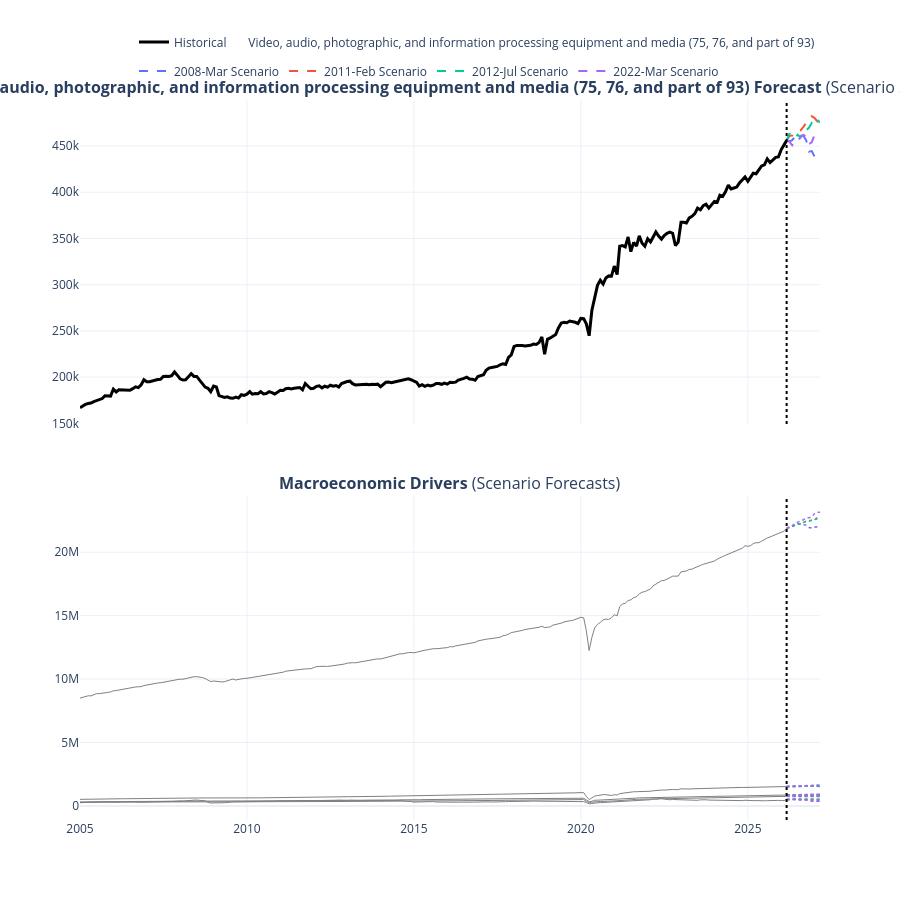

The code cell stored with this chart in its notebook:
### Code cell
# %%
# Cell 8: Interactive Scenario Dashboards (Dynamic Names)
import plotly.graph_objects as go
import plotly.express as px
from plotly.subplots import make_subplots

print("Generating Interactive Plotly Dashboards...")

historical_slice = df_clean.loc['2005-01-01':].copy()
target_last_date = df_clean[TARGET_SECTOR].dropna().index[-1]
last_target_val = df_clean[TARGET_SECTOR].dropna().iloc[-1]

# Pull the exact mapping from df_long to avoid any variable collisions
csv_names = dict(zip(df_long['category_key'], df_long['category']))
target_display_name = csv_names.get(TARGET_SECTOR, TARGET_SECTOR)

fig = make_subplots(
    rows=2, cols=1, 
    shared_xaxes=True, vertical_spacing=0.1,
    subplot_titles=(
        f"<b>{target_display_name} Forecast</b> (Scenario Sensitivity)",
        f"<b>Macroeconomic Drivers</b> (Scenario Forecasts)"
    )
)

# --- TOP CHART: HISTORICAL TARGET ---
fig.add_trace(go.Scatter(
    x=historical_slice.index, y=historical_slice[TARGET_SECTOR],
    mode='lines', name=f'Historical {target_display_name}', 
    line=dict(color='black', width=3), legendgroup='History'
), row=1, col=1)

# Generate a color palette for the scenarios
scenario_names = list(scenario_target_forecasts.keys())
colors = px.colors.qualitative.Plotly 

# --- TOP CHART: FORECAST SCENARIOS ---
for idx, scenario in enumerate(scenario_names):
    color = colors[idx % len(colors)]
    plot_target = scenario_target_forecasts[scenario].copy()
    plot_target.loc[target_last_date] = last_target_val # Bridge gap
    plot_target = plot_target.sort_index()
    
    fig.add_trace(go.Scatter(
        x=plot_target.index, y=plot_target[f'{TARGET_SECTOR}_Forecast'],
        mode='lines', name=f'{scenario} Scenario', 
        line=dict(color=color, width=2, dash='dash'), legendgroup=scenario
    ), row=1, col=1)

# --- BOTTOM CHART: MACRO DRIVER SCENARIOS ---
for cov in intermediate_covariates:
    display_name = csv_names.get(cov, cov)
    cov_last_date = df_clean[cov].dropna().index[-1]
    cov_last_val = df_clean[cov].dropna().iloc[-1]
    
    # Historical Covariates
    fig.add_trace(go.Scatter(
        x=historical_slice.index, y=historical_slice[cov],
        mode='lines', name=display_name, 
        line=dict(color='gray', width=1), showlegend=False, legendgroup='History'
    ), row=2, col=1)
    
    # Forecast Covariates per Scenario
    for idx, scenario in enumerate(scenario_names):
        color = colors[idx % len(colors)]
        plot_cov = scenario_cov_forecasts[scenario][[cov]].copy()
        plot_cov.loc[cov_last_date] = cov_last_val # Bridge gap
        plot_cov = plot_cov.sort_index()
        
        fig.add_trace(go.Scatter(
            x=plot_cov.index, y=plot_cov[cov],
            mode='lines', name=f'{display_name} ({scenario})', 
            line=dict(color=color, width=1.5, dash='dot'), 
            showlegend=False, legendgroup=scenario # Groups legends so clicking one toggles all related traces
        ), row=2, col=1)

# Formatting
fig.add_vline(x=target_last_date, line_width=2, line_dash="dot", line_color="black", row='all', col='all')

fig.update_layout(
    height=900, template="plotly_white", hovermode="x unified",
    legend=dict(orientation="h", yanchor="bottom", y=1.02, xanchor="right", x=1)
)

fig.show()

### Figure 1 — Plotly figure (JSON) as saved in the notebook; plotly's stock layout.template omitted (floating-point values rounded to 4 significant figures; data arrays with more than 128 entries replaced by an {"elided": "..."} marker saying what was removed)
{"data": [{"legendgroup": "History", "line": {"color": "black", "width": 3}, "mode": "lines", "name": "Historical       Video, audio, photographic, and information processing equipment and media (75, 76, and part of 93)", "type": "scatter", "x": {"elided": "255 str values"}, "xaxis": "x", "y": {"elided": "255 int values"}, "yaxis": "y"}, {"legendgroup": "2008-Mar", "line": {"color": "#636EFA", "dash": "dash", "width": 2}, "mode": "lines", "name": "2008-Mar Scenario", "type": "scatter", "x": ["2026-03-01T00:00:00.000000", "2026-04-01T00:00:00.000000", "2026-05-01T00:00:00.000000", "2026-06-01T00:00:00.000000", "2026-07-01T00:00:00.000000", "2026-08-01T00:00:00.000000", "2026-09-01T00:00:00.000000", "2026-10-01T00:00:00.000000", "2026-11-01T00:00:00.000000", "2026-12-01T00:00:00.000000", "2027-01-01T00:00:00.000000", "2027-02-01T00:00:00.000000", "2027-03-01T00:00:00.000000"], "xaxis": "x", "y": [455900.0, 454800.0, 456300.0, 460300.0, 461500.0, 461300.0, 461000.0, 456100.0, 443900.0, 444500.0, 438500.0, 438800.0, 437200.0], "yaxis": "y"}, {"legendgroup": "2011-Feb", "line": {"color": "#EF553B", "dash": "dash", "width": 2}, "mode": "lines", "name": "2011-Feb Scenario", "type": "scatter", "x": ["2026-03-01T00:00:00.000000", "2026-04-01T00:00:00.000000", "2026-05-01T00:00:00.000000", "2026-06-01T00:00:00.000000", "2026-07-01T00:00:00.000000", "2026-08-01T00:00:00.000000", "2026-09-01T00:00:00.000000", "2026-10-01T00:00:00.000000", "2026-11-01T00:00:00.000000", "2026-12-01T00:00:00.000000", "2027-01-01T00:00:00.000000", "2027-02-01T00:00:00.000000", "2027-03-01T00:00:00.000000"], "xaxis": "x", "y": [455900.0, 460900.0, 461300.0, 465500.0, 466300.0, 466900.0, 470700.0, 475400.0, 480100.0, 482200.0, 480200.0, 476500.0, 478300.0], "yaxis": "y"}, {"legendgroup": "2012-Jul", "line": {"color": "#00CC96", "dash": "dash", "width": 2}, "mode": "lines", "name": "2012-Jul Scenario", "type": "scatter", "x": ["2026-03-01T00:00:00.000000", "2026-04-01T00:00:00.000000", "2026-05-01T00:00:00.000000", "2026-06-01T00:00:00.000000", "2026-07-01T00:00:00.000000", "2026-08-01T00:00:00.000000", "2026-09-01T00:00:00.000000", "2026-10-01T00:00:00.000000", "2026-11-01T00:00:00.000000", "2026-12-01T00:00:00.000000", "2027-01-01T00:00:00.000000", "2027-02-01T00:00:00.000000", "2027-03-01T00:00:00.000000"], "xaxis": "x", "y": [455900.0, 463700.0, 459000.0, 458600.0, 462300.0, 459300.0, 467500.0, 466800.0, 470000.0, 475000.0, 472600.0, 478300.0, 475400.0], "yaxis": "y"}, {"legendgroup": "2022-Mar", "line": {"color": "#AB63FA", "dash": "dash", "width": 2}, "mode": "lines", "name": "2022-Mar Scenario", "type": "scatter", "x": ["2026-03-01T00:00:00.000000", "2026-04-01T00:00:00.000000", "2026-05-01T00:00:00.000000", "2026-06-01T00:00:00.000000", "2026-07-01T00:00:00.000000", "2026-08-01T00:00:00.000000", "2026-09-01T00:00:00.000000", "2026-10-01T00:00:00.000000", "2026-11-01T00:00:00.000000", "2026-12-01T00:00:00.000000", "2027-01-01T00:00:00.000000", "2027-02-01T00:00:00.000000", "2027-03-01T00:00:00.000000"], "xaxis": "x", "y": [455900.0, 454800.0, 450800.0, 455800.0, 455000.0, 460100.0, 462000.0, 460200.0, 452300.0, 453900.0, 462300.0, 462700.0, 463900.0], "yaxis": "y"}, {"legendgroup": "History", "line": {"color": "gray", "width": 1}, "mode": "lines", "name": "    Food services and accommodations", "showlegend": false, "type": "scatter", "x": {"elided": "255 str values"}, "xaxis": "x2", "y": {"elided": "255 int values"}, "yaxis": "y2"}, {"legendgroup": "2008-Mar", "line": {"color": "#636EFA", "dash": "dot", "width": 1.5}, "mode": "lines", "name": "    Food services and accommodations (2008-Mar)", "showlegend": false, "type": "scatter", "x": ["2026-03-01T00:00:00.000000", "2026-04-01T00:00:00.000000", "2026-05-01T00:00:00.000000", "2026-06-01T00:00:00.000000", "2026-07-01T00:00:00.000000", "2026-08-01T00:00:00.000000", "2026-09-01T00:00:00.000000", "2026-10-01T00:00:00.000000", "2026-11-01T00:00:00.000000", "2026-12-01T00:00:00.000000", "2027-01-01T00:00:00.000000", "2027-02-01T00:00:00.000000", "2027-03-01T00:00:00.000000"], "xaxis": "x2", "y": [1526000.0, 1534000.0, 1539000.0, 1543000.0, 1545000.0, 1549000.0, 1546000.0, 1548000.0, 1545000.0, 1546000.0, 1544000.0, 1544000.0, 1532000.0], "yaxis": "y2"}, {"legendgroup": "2011-Feb", "line": {"color": "#EF553B", "dash": "dot", "width": 1.5}, "mode": "lines", "name": "    Food services and accommodations (2011-Feb)", "showlegend": false, "type": "scatter", "x": ["2026-03-01T00:00:00.000000", "2026-04-01T00:00:00.000000", "2026-05-01T00:00:00.000000", "2026-06-01T00:00:00.000000", "2026-07-01T00:00:00.000000", "2026-08-01T00:00:00.000000", "2026-09-01T00:00:00.000000", "2026-10-01T00:00:00.000000", "2026-11-01T00:00:00.000000", "2026-12-01T00:00:00.000000", "2027-01-01T00:00:00.000000", "2027-02-01T00:00:00.000000", "2027-03-01T00:00:00.000000"], "xaxis": "x2", "y": [1526000.0, 1535000.0, 1532000.0, 1543000.0, 1551000.0, 1554000.0, 1559000.0, 1570000.0, 1570000.0, 1575000.0, 1570000.0, 1586000.0, 1590000.0], "yaxis": "y2"}, {"legendgroup": "2012-Jul", "line": {"color": "#00CC96", "dash": "dot", "width": 1.5}, "mode": "lines", "name": "    Food services and accommodations (2012-Jul)", "showlegend": false, "type": "scatter", "x": ["2026-03-01T00:00:00.000000", "2026-04-01T00:00:00.000000", "2026-05-01T00:00:00.000000", "2026-06-01T00:00:00.000000", "2026-07-01T00:00:00.000000", "2026-08-01T00:00:00.000000", "2026-09-01T00:00:00.000000", "2026-10-01T00:00:00.000000", "2026-11-01T00:00:00.000000", "2026-12-01T00:00:00.000000", "2027-01-01T00:00:00.000000", "2027-02-01T00:00:00.000000", "2027-03-01T00:00:00.000000"], "xaxis": "x2", "y": [1526000.0, 1532000.0, 1536000.0, 1537000.0, 1548000.0, 1554000.0, 1564000.0, 1563000.0, 1564000.0, 1560000.0, 1564000.0, 1567000.0, 1573000.0], "yaxis": "y2"}, {"legendgroup": "2022-Mar", "line": {"color": "#AB63FA", "dash": "dot", "width": 1.5}, "mode": "lines", "name": "    Food services and accommodations (2022-Mar)", "showlegend": false, "type": "scatter", "x": ["2026-03-01T00:00:00.000000", "2026-04-01T00:00:00.000000", "2026-05-01T00:00:00.000000", "2026-06-01T00:00:00.000000", "2026-07-01T00:00:00.000000", "2026-08-01T00:00:00.000000", "2026-09-01T00:00:00.000000", "2026-10-01T00:00:00.000000", "2026-11-01T00:00:00.000000", "2026-12-01T00:00:00.000000", "2027-01-01T00:00:00.000000", "2027-02-01T00:00:00.000000", "2027-03-01T00:00:00.000000"], "xaxis": "x2", "y": [1526000.0, 1557000.0, 1564000.0, 1575000.0, 1575000.0, 1599000.0, 1602000.0, 1617000.0, 1611000.0, 1608000.0, 1660000.0, 1646000.0, 1650000.0], "yaxis": "y2"}, {"legendgroup": "History", "line": {"color": "gray", "width": 1}, "mode": "lines", "name": "  Market-based PCE gasoline and other energy goods", "showlegend": false, "type": "scatter", "x": {"elided": "255 str values"}, "xaxis": "x2", "y": {"elided": "255 int values"}, "yaxis": "y2"}, {"legendgroup": "2008-Mar", "line": {"color": "#636EFA", "dash": "dot", "width": 1.5}, "mode": "lines", "name": "  Market-based PCE gasoline and other energy goods (2008-Mar)", "showlegend": false, "type": "scatter", "x": ["2026-03-01T00:00:00.000000", "2026-04-01T00:00:00.000000", "2026-05-01T00:00:00.000000", "2026-06-01T00:00:00.000000", "2026-07-01T00:00:00.000000", "2026-08-01T00:00:00.000000", "2026-09-01T00:00:00.000000", "2026-10-01T00:00:00.000000", "2026-11-01T00:00:00.000000", "2026-12-01T00:00:00.000000", "2027-01-01T00:00:00.000000", "2027-02-01T00:00:00.000000", "2027-03-01T00:00:00.000000"], "xaxis": "x2", "y": [503700.0, 500500.0, 508200.0, 530900.0, 532100.0, 515800.0, 504600.0, 477400.0, 391400.0, 349300.0, 355400.0, 370100.0, 358900.0], "yaxis": "y2"}, {"legendgroup": "2011-Feb", "line": {"color": "#EF553B", "dash": "dot", "width": 1.5}, "mode": "lines", "name": "  Market-based PCE gasoline and other energy goods (2011-Feb)", "showlegend": false, "type": "scatter", "x": ["2026-03-01T00:00:00.000000", "2026-04-01T00:00:00.000000", "2026-05-01T00:00:00.000000", "2026-06-01T00:00:00.000000", "2026-07-01T00:00:00.000000", "2026-08-01T00:00:00.000000", "2026-09-01T00:00:00.000000", "2026-10-01T00:00:00.000000", "2026-11-01T00:00:00.000000", "2026-12-01T00:00:00.000000", "2027-01-01T00:00:00.000000", "2027-02-01T00:00:00.000000", "2027-03-01T00:00:00.000000"], "xaxis": "x2", "y": [503700.0, 526300.0, 534000.0, 528800.0, 518700.0, 513700.0, 510300.0, 514800.0, 507300.0, 508200.0, 502000.0, 502900.0, 517200.0], "yaxis": "y2"}, {"legendgroup": "2012-Jul", "line": {"color": "#00CC96", "dash": "dot", "width": 1.5}, "mode": "lines", "name": "  Market-based PCE gasoline and other energy goods (2012-Jul)", "showlegend": false, "type": "scatter", "x": ["2026-03-01T00:00:00.000000", "2026-04-01T00:00:00.000000", "2026-05-01T00:00:00.000000", "2026-06-01T00:00:00.000000", "2026-07-01T00:00:00.000000", "2026-08-01T00:00:00.000000", "2026-09-01T00:00:00.000000", "2026-10-01T00:00:00.000000", "2026-11-01T00:00:00.000000", "2026-12-01T00:00:00.000000", "2027-01-01T00:00:00.000000", "2027-02-01T00:00:00.000000", "2027-03-01T00:00:00.000000"], "xaxis": "x2", "y": [503700.0, 544000.0, 545000.0, 549600.0, 525600.0, 506200.0, 520000.0, 532700.0, 517400.0, 503800.0, 502500.0, 504400.0, 506900.0], "yaxis": "y2"}, {"legendgroup": "2022-Mar", "line": {"color": "#AB63FA", "dash": "dot", "width": 1.5}, "mode": "lines", "name": "  Market-based PCE gasoline and other energy goods (2022-Mar)", "showlegend": false, "type": "scatter", "x": ["2026-03-01T00:00:00.000000", "2026-04-01T00:00:00.000000", "2026-05-01T00:00:00.000000", "2026-06-01T00:00:00.000000", "2026-07-01T00:00:00.000000", "2026-08-01T00:00:00.000000", "2026-09-01T00:00:00.000000", "2026-10-01T00:00:00.000000", "2026-11-01T00:00:00.000000", "2026-12-01T00:00:00.000000", "2027-01-01T00:00:00.000000", "2027-02-01T00:00:00.000000", "2027-03-01T00:00:00.000000"], "xaxis": "x2", "y": [503700.0, 491000.0, 508100.0, 526100.0, 486500.0, 460300.0, 449200.0, 459500.0, 455000.0, 430600.0, 438200.0, 439500.0, 431700.0], "yaxis": "y2"}, {"legendgroup": "History", "line": {"color": "gray", "width": 1}, "mode": "lines", "name": "      Personal consumption expenditures", "showlegend": false, "type": "scatter", "x": {"elided": "255 str values"}, "xaxis": "x2", "y": {"elided": "255 int values"}, "yaxis": "y2"}, {"legendgroup": "2008-Mar", "line": {"color": "#636EFA", "dash": "dot", "width": 1.5}, "mode": "lines", "name": "      Personal consumption expenditures (2008-Mar)", "showlegend": false, "type": "scatter", "x": ["2026-03-01T00:00:00.000000", "2026-04-01T00:00:00.000000", "2026-05-01T00:00:00.000000", "2026-06-01T00:00:00.000000", "2026-07-01T00:00:00.000000", "2026-08-01T00:00:00.000000", "2026-09-01T00:00:00.000000", "2026-10-01T00:00:00.000000", "2026-11-01T00:00:00.000000", "2026-12-01T00:00:00.000000", "2027-01-01T00:00:00.000000", "2027-02-01T00:00:00.000000", "2027-03-01T00:00:00.000000"], "xaxis": "x2", "y": [21860000.0, 21970000.0, 22040000.0, 22170000.0, 22250000.0, 22210000.0, 22180000.0, 22140000.0, 21950000.0, 21900000.0, 21970000.0, 22010000.0, 21920000.0], "yaxis": "y2"}, {"legendgroup": "2011-Feb", "line": {"color": "#EF553B", "dash": "dot", "width": 1.5}, "mode": "lines", "name": "      Personal consumption expenditures (2011-Feb)", "showlegend": false, "type": "scatter", "x": ["2026-03-01T00:00:00.000000", "2026-04-01T00:00:00.000000", "2026-05-01T00:00:00.000000", "2026-06-01T00:00:00.000000", "2026-07-01T00:00:00.000000", "2026-08-01T00:00:00.000000", "2026-09-01T00:00:00.000000", "2026-10-01T00:00:00.000000", "2026-11-01T00:00:00.000000", "2026-12-01T00:00:00.000000", "2027-01-01T00:00:00.000000", "2027-02-01T00:00:00.000000", "2027-03-01T00:00:00.000000"], "xaxis": "x2", "y": [21860000.0, 22020000.0, 22050000.0, 22130000.0, 22240000.0, 22270000.0, 22330000.0, 22440000.0, 22470000.0, 22540000.0, 22560000.0, 22730000.0, 22820000.0], "yaxis": "y2"}, {"legendgroup": "2012-Jul", "line": {"color": "#00CC96", "dash": "dot", "width": 1.5}, "mode": "lines", "name": "      Personal consumption expenditures (2012-Jul)", "showlegend": false, "type": "scatter", "x": ["2026-03-01T00:00:00.000000", "2026-04-01T00:00:00.000000", "2026-05-01T00:00:00.000000", "2026-06-01T00:00:00.000000", "2026-07-01T00:00:00.000000", "2026-08-01T00:00:00.000000", "2026-09-01T00:00:00.000000", "2026-10-01T00:00:00.000000", "2026-11-01T00:00:00.000000", "2026-12-01T00:00:00.000000", "2027-01-01T00:00:00.000000", "2027-02-01T00:00:00.000000", "2027-03-01T00:00:00.000000"], "xaxis": "x2", "y": [21860000.0, 21970000.0, 22020000.0, 22110000.0, 22240000.0, 22230000.0, 22350000.0, 22460000.0, 22470000.0, 22520000.0, 22580000.0, 22680000.0, 22690000.0], "yaxis": "y2"}, {"legendgroup": "2022-Mar", "line": {"color": "#AB63FA", "dash": "dot", "width": 1.5}, "mode": "lines", "name": "      Personal consumption expenditures (2022-Mar)", "showlegend": false, "type": "scatter", "x": ["2026-03-01T00:00:00.000000", "2026-04-01T00:00:00.000000", "2026-05-01T00:00:00.000000", "2026-06-01T00:00:00.000000", "2026-07-01T00:00:00.000000", "2026-08-01T00:00:00.000000", "2026-09-01T00:00:00.000000", "2026-10-01T00:00:00.000000", "2026-11-01T00:00:00.000000", "2026-12-01T00:00:00.000000", "2027-01-01T00:00:00.000000", "2027-02-01T00:00:00.000000", "2027-03-01T00:00:00.000000"], "xaxis": "x2", "y": [21860000.0, 22030000.0, 22080000.0, 22280000.0, 22370000.0, 22460000.0, 22560000.0, 22710000.0, 22720000.0, 22790000.0, 23050000.0, 23150000.0, 23150000.0], "yaxis": "y2"}, {"legendgroup": "History", "line": {"color": "gray", "width": 1}, "mode": "lines", "name": "    Recreation services", "showlegend": false, "type": "scatter", "x": {"elided": "255 str values"}, "xaxis": "x2", "y": {"elided": "255 int values"}, "yaxis": "y2"}, {"legendgroup": "2008-Mar", "line": {"color": "#636EFA", "dash": "dot", "width": 1.5}, "mode": "lines", "name": "    Recreation services (2008-Mar)", "showlegend": false, "type": "scatter", "x": ["2026-03-01T00:00:00.000000", "2026-04-01T00:00:00.000000", "2026-05-01T00:00:00.000000", "2026-06-01T00:00:00.000000", "2026-07-01T00:00:00.000000", "2026-08-01T00:00:00.000000", "2026-09-01T00:00:00.000000", "2026-10-01T00:00:00.000000", "2026-11-01T00:00:00.000000", "2026-12-01T00:00:00.000000", "2027-01-01T00:00:00.000000", "2027-02-01T00:00:00.000000", "2027-03-01T00:00:00.000000"], "xaxis": "x2", "y": [856000.0, 863100.0, 867400.0, 870800.0, 872300.0, 870100.0, 866500.0, 868300.0, 866700.0, 865400.0, 872900.0, 872900.0, 866200.0], "yaxis": "y2"}, {"legendgroup": "2011-Feb", "line": {"color": "#EF553B", "dash": "dot", "width": 1.5}, "mode": "lines", "name": "    Recreation services (2011-Feb)", "showlegend": false, "type": "scatter", "x": ["2026-03-01T00:00:00.000000", "2026-04-01T00:00:00.000000", "2026-05-01T00:00:00.000000", "2026-06-01T00:00:00.000000", "2026-07-01T00:00:00.000000", "2026-08-01T00:00:00.000000", "2026-09-01T00:00:00.000000", "2026-10-01T00:00:00.000000", "2026-11-01T00:00:00.000000", "2026-12-01T00:00:00.000000", "2027-01-01T00:00:00.000000", "2027-02-01T00:00:00.000000", "2027-03-01T00:00:00.000000"], "xaxis": "x2", "y": [856000.0, 862400.0, 864200.0, 867600.0, 872000.0, 873500.0, 872300.0, 876600.0, 872200.0, 874300.0, 875700.0, 887800.0, 890100.0], "yaxis": "y2"}, {"legendgroup": "2012-Jul", "line": {"color": "#00CC96", "dash": "dot", "width": 1.5}, "mode": "lines", "name": "    Recreation services (2012-Jul)", "showlegend": false, "type": "scatter", "x": ["2026-03-01T00:00:00.000000", "2026-04-01T00:00:00.000000", "2026-05-01T00:00:00.000000", "2026-06-01T00:00:00.000000", "2026-07-01T00:00:00.000000", "2026-08-01T00:00:00.000000", "2026-09-01T00:00:00.000000", "2026-10-01T00:00:00.000000", "2026-11-01T00:00:00.000000", "2026-12-01T00:00:00.000000", "2027-01-01T00:00:00.000000", "2027-02-01T00:00:00.000000", "2027-03-01T00:00:00.000000"], "xaxis": "x2", "y": [856000.0, 854800.0, 861600.0, 866300.0, 869400.0, 872700.0, 872500.0, 879100.0, 875700.0, 873800.0, 879900.0, 881000.0, 886600.0], "yaxis": "y2"}, {"legendgroup": "2022-Mar", "line": {"color": "#AB63FA", "dash": "dot", "width": 1.5}, "mode": "lines", "name": "    Recreation services (2022-Mar)", "showlegend": false, "type": "scatter", "x": ["2026-03-01T00:00:00.000000", "2026-04-01T00:00:00.000000", "2026-05-01T00:00:00.000000", "2026-06-01T00:00:00.000000", "2026-07-01T00:00:00.000000", "2026-08-01T00:00:00.000000", "2026-09-01T00:00:00.000000", "2026-10-01T00:00:00.000000", "2026-11-01T00:00:00.000000", "2026-12-01T00:00:00.000000", "2027-01-01T00:00:00.000000", "2027-02-01T00:00:00.000000", "2027-03-01T00:00:00.000000"], "xaxis": "x2", "y": [856000.0, 867600.0, 875500.0, 880300.0, 882800.0, 884100.0, 890400.0, 902100.0, 908300.0, 909100.0, 920400.0, 923400.0, 924000.0], "yaxis": "y2"}, {"legendgroup": "History", "line": {"color": "gray", "width": 1}, "mode": "lines", "name": "    Market-based PCE transportation services", "showlegend": false, "type": "scatter", "x": {"elided": "255 str values"}, "xaxis": "x2", "y": {"elided": "255 int values"}, "yaxis": "y2"}, {"legendgroup": "2008-Mar", "line": {"color": "#636EFA", "dash": "dot", "width": 1.5}, "mode": "lines", "name": "    Market-based PCE transportation services (2008-Mar)", "showlegend": false, "type": "scatter", "x": ["2026-03-01T00:00:00.000000", "2026-04-01T00:00:00.000000", "2026-05-01T00:00:00.000000", "2026-06-01T00:00:00.000000", "2026-07-01T00:00:00.000000", "2026-08-01T00:00:00.000000", "2026-09-01T00:00:00.000000", "2026-10-01T00:00:00.000000", "2026-11-01T00:00:00.000000", "2026-12-01T00:00:00.000000", "2027-01-01T00:00:00.000000", "2027-02-01T00:00:00.000000", "2027-03-01T00:00:00.000000"], "xaxis": "x2", "y": [751300.0, 755300.0, 762200.0, 765200.0, 764200.0, 761200.0, 758100.0, 755200.0, 746000.0, 752000.0, 747400.0, 742300.0, 735300.0], "yaxis": "y2"}, {"legendgroup": "2011-Feb", "line": {"color": "#EF553B", "dash": "dot", "width": 1.5}, "mode": "lines", "name": "    Market-based PCE transportation services (2011-Feb)", "showlegend": false, "type": "scatter", "x": ["2026-03-01T00:00:00.000000", "2026-04-01T00:00:00.000000", "2026-05-01T00:00:00.000000", "2026-06-01T00:00:00.000000", "2026-07-01T00:00:00.000000", "2026-08-01T00:00:00.000000", "2026-09-01T00:00:00.000000", "2026-10-01T00:00:00.000000", "2026-11-01T00:00:00.000000", "2026-12-01T00:00:00.000000", "2027-01-01T00:00:00.000000", "2027-02-01T00:00:00.000000", "2027-03-01T00:00:00.000000"], "xaxis": "x2", "y": [751300.0, 762000.0, 766000.0, 774400.0, 775900.0, 777800.0, 778600.0, 787400.0, 786200.0, 788800.0, 785900.0, 783900.0, 784100.0], "yaxis": "y2"}, {"legendgroup": "2012-Jul", "line": {"color": "#00CC96", "dash": "dot", "width": 1.5}, "mode": "lines", "name": "    Market-based PCE transportation services (2012-Jul)", "showlegend": false, "type": "scatter", "x": ["2026-03-01T00:00:00.000000", "2026-04-01T00:00:00.000000", "2026-05-01T00:00:00.000000", "2026-06-01T00:00:00.000000", "2026-07-01T00:00:00.000000", "2026-08-01T00:00:00.000000", "2026-09-01T00:00:00.000000", "2026-10-01T00:00:00.000000", "2026-11-01T00:00:00.000000", "2026-12-01T00:00:00.000000", "2027-01-01T00:00:00.000000", "2027-02-01T00:00:00.000000", "2027-03-01T00:00:00.000000"], "xaxis": "x2", "y": [751300.0, 754400.0, 754100.0, 754800.0, 758800.0, 760600.0, 766400.0, 769300.0, 769200.0, 774900.0, 776700.0, 782600.0, 786400.0], "yaxis": "y2"}, {"legendgroup": "2022-Mar", "line": {"color": "#AB63FA", "dash": "dot", "width": 1.5}, "mode": "lines", "name": "    Market-based PCE transportation services (2022-Mar)", "showlegend": false, "type": "scatter", "x": ["2026-03-01T00:00:00.000000", "2026-04-01T00:00:00.000000", "2026-05-01T00:00:00.000000", "2026-06-01T00:00:00.000000", "2026-07-01T00:00:00.000000", "2026-08-01T00:00:00.000000", "2026-09-01T00:00:00.000000", "2026-10-01T00:00:00.000000", "2026-11-01T00:00:00.000000", "2026-12-01T00:00:00.000000", "2027-01-01T00:00:00.000000", "2027-02-01T00:00:00.000000", "2027-03-01T00:00:00.000000"], "xaxis": "x2", "y": [751300.0, 754300.0, 755800.0, 756800.0, 756100.0, 759300.0, 771400.0, 775500.0, 771700.0, 774200.0, 781800.0, 783400.0, 788700.0], "yaxis": "y2"}], "layout": {"annotations": [{"font": {"size": 16}, "showarrow": false, "text": "<b>      Video, audio, photographic, and information processing equipment and media (75, 76, and part of 93) Forecast</b> (Scenario Sensitivity)", "x": 0.5, "xanchor": "center", "xref": "paper", "y": 1, "yanchor": "bottom", "yref": "paper"}, {"font": {"size": 16}, "showarrow": false, "text": "<b>Macroeconomic Drivers</b> (Scenario Forecasts)", "x": 0.5, "xanchor": "center", "xref": "paper", "y": 0.45, "yanchor": "bottom", "yref": "paper"}], "height": 900, "hovermode": "x unified", "legend": {"orientation": "h", "x": 1, "xanchor": "right", "y": 1.02, "yanchor": "bottom"}, "shapes": [{"line": {"color": "black", "dash": "dot", "width": 2}, "type": "line", "x0": "2026-03-01T00:00:00", "x1": "2026-03-01T00:00:00", "xref": "x", "y0": 0, "y1": 1, "yref": "y domain"}, {"line": {"color": "black", "dash": "dot", "width": 2}, "type": "line", "x0": "2026-03-01T00:00:00", "x1": "2026-03-01T00:00:00", "xref": "x2", "y0": 0, "y1": 1, "yref": "y2 domain"}], "xaxis": {"anchor": "y", "domain": [0, 1], "matches": "x2", "showticklabels": false}, "xaxis2": {"anchor": "y2", "domain": [0, 1]}, "yaxis": {"anchor": "x", "domain": [0.55, 1]}, "yaxis2": {"anchor": "x2", "domain": [0, 0.45]}}}
